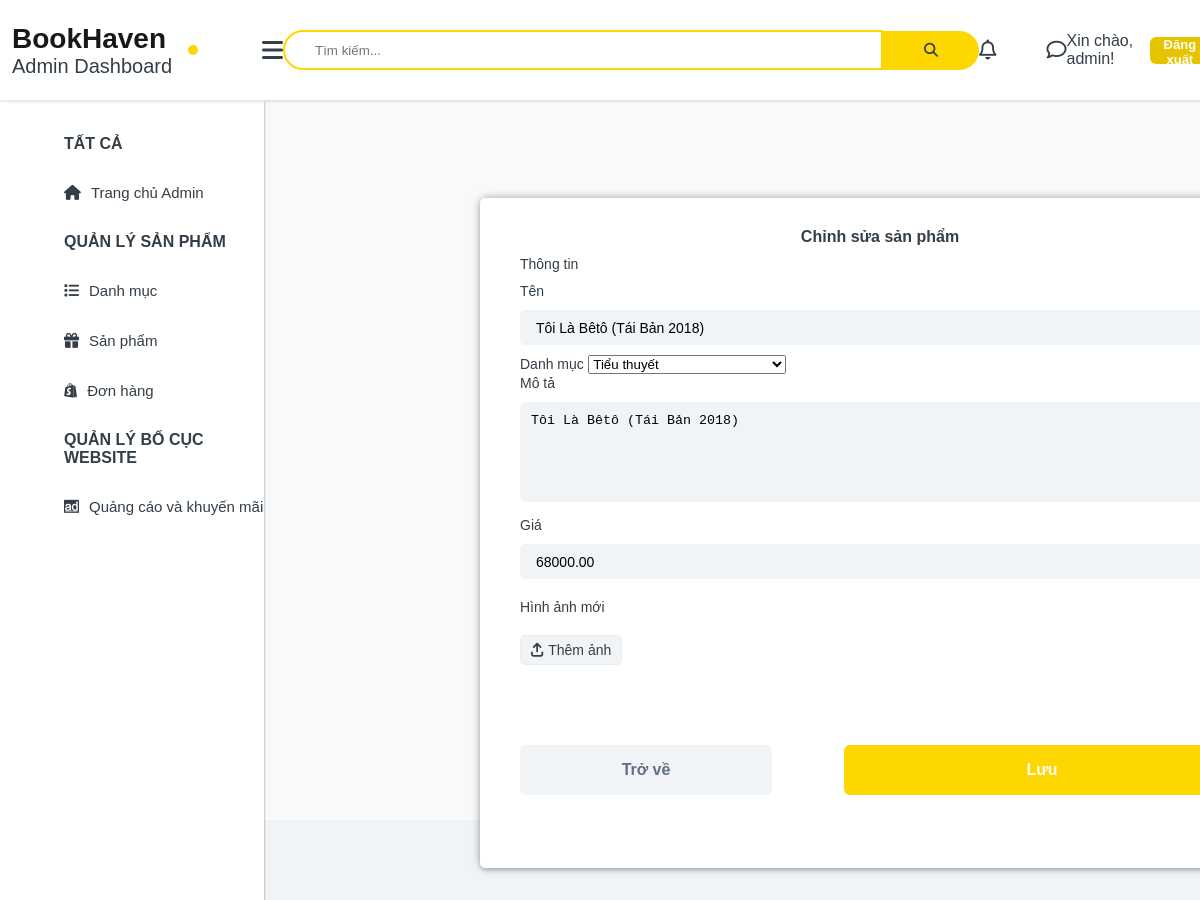
/admin/edit_product.php?id=26 (signed in), run on the app's committed database.
### tables this page shows
CREATE TABLE `books` (
  `ID` int(11) NOT NULL,
  `Title` varchar(100) NOT NULL,
  `Author` varchar(100) NOT NULL,
  `Description` text NOT NULL,
  `Price` decimal(10,2) NOT NULL,
  `CategoryID` int(11) NOT NULL,
  `images_book` varchar(200) NOT NULL,
  `Discount` decimal(10,2) DEFAULT 0.00,
  `CreatedAt` datetime NOT NULL
);

### admin/edit_product.php (the view, shortened to what this page needs)
<?php
include_once "../admin/includes/header-admin.php";
include_once "../admin/includes/sidebar-admin.php";
include_once "../admin/includes/footer-admin.php";
?>
<article>
    <section id="section-quanlysanpham">
        <div class="add-product-container1">
            <?php
            if ($_SERVER['REQUEST_METHOD'] == 'GET' && isset($_GET['id'])) {
                $product_id = $_GET['id'];
                $sql = "SELECT * FROM books WHERE ID = '$product_id'";
                $result = mysqli_query($conn, $sql);
                if (mysqli_num_rows($result) > 0) {
                    $product = mysqli_fetch_assoc($result);
            ?>
            <form id="qlsp-edit-form" action="<?php echo htmlspecialchars($_SERVER["PHP_SELF"]); ?>" method="POST"
                enctype="multipart/form-data">
                <h1>Chỉnh sửa sản phẩm</h1>
                <h2>Thông tin</h2>
                <label for="product_name">Tên</label>
                <input type="text" class="form-control" id="product_name" name="product_name"
                    value="<?php echo $product['Title']; ?>" required>
                <label for="product_slug">Danh mục</label>
                <select name="category_id" id="category_slug">
                    <?php
                    $sql = "SELECT * FROM categories";
                    $result = mysqli_query($conn, $sql);
                    while ($row = mysqli_fetch_assoc($result)) {
                        $selected = ($row['ID'] == $product['CategoryID']) ? 'selected' : '';
                        echo '<option value="' . $row['ID'] . '" ' . $selected . '>' . $row['Name'] . '</option>';
                    }
                    ?>
                </select>
                <br>
                <label for="product_description">Mô tả</label>
                <textarea class="form-control" id="product_description" name="product_description"
                    required><?php echo $product['Description']; ?></textarea>
                <label for="product_price">Giá</label>
                <input type="number" class="form-control" id="price-input" name="product_price"
                    value="<?php echo $product['Price']; ?>" min="1000" required>
                <h2>Hình ảnh mới</h2>
                <label id="choose-file" for="imageInputEdit" class="custom-file-upload"><i
                        class="fa-solid fa-arrow-up-from-bracket"></i>Thêm ảnh</label>
                <div id="imagePreviewContainer-qlsp-edit"></div>
                <div class="btn-edit-or-discard">
                    <button type="button" id="btn-discard-edit" class="btn btn-primary"
                        onclick="cancelEditProducts()">Trở về</button>
                    <button type="submit" id="btn-edit">Lưu</button>
                </div>
            </form>
            <?php
                } else {
                    echo "Không tìm thấy sản phẩm.";
                }
            }
            ?>
        </div>
    </section>
</article>

### admin/assets/css/admin.css (style rules this page uses)
* { margin: 0; padding: 0; box-sizing: border-box; }
body { font-family: 'Poppins', sans-serif; }
html { scroll-behavior: smooth; }
:root { --primary: #3399ff; --secondary: #ebedef; --success: #51cc8a; --danger: #ef376e; --warning: #ffcc00; --info: #747af2; --light: #f0f4f7; --dark: #636f83; --text: #37383B; --white: #ffffff; --bs-blue: #0d6efd; --bs-indigo: #6610f2; --bs-purple: #6f42c1; --bs-pink: #d63384; --bs-red: #dc3545; --bs-orange: #fd7e14; --bs-yellow: #fed700; --bs-green: #198754; --bs-teal: #20c997; --bs-cyan: #0dcaf0; --bs-white: #fff; --bs-gray: #6c757d; --bs-ec-dark: #181818; --bs-ec-dark-body: #d9d9d9; --bs-primary: #fed700; --bs-ec-primary: #fed700; --bs-ec-primary-d: #e7c400; --bs-secondary: #6c757d; --bs-success: #198754; --bs-info: #0dcaf0; --bs-warning: #fed700; --bs-danger: #dc3545; --bs-light: #f8f9fa; --bs-dark: #333e48; --bs-dark1: #F5F5F5; --bs-dark2: #EAEAEA; --bs-dark3: #F8F8F8; --bs-gradient: linear-gradient(180deg, rgba(255, 255, 255, 0.15), rgba(255, 255, 255, 0)); }
article { width: 78%; height: 100vh; background-color: var(--light); position: absolute; top: 100px; right: 0; }
#section-quanlysanpham { width: 100%; height: 90vh; background-color: var(--bs-light); display: flex; justify-content: center; align-items: flex-start; }
.add-product-container1 { position: fixed; top: 22%; left: 40%; width: 800px; height: 670px; z-index: 1000; border-radius: 6px; box-shadow: 0 2px 10px rgba(0, 0, 0, 0.1), 0 -2px 10px rgba(0, 0, 0, 0.1), 2px 0 10px rgba(0, 0, 0, 0.1), -2px 0 10px rgba(0, 0, 0, 0.1); }
#qlsp-edit-form { position: absolute; top: 0; width: 100%; height: 100%; background-color: var(--white); box-shadow: 0 3px 3px rgba(0, 0, 0, 0.1); border-radius: 5px; padding: 30px 40px; }
#qlsp-form h1, #qlsp-edit-form h1 { font-size: 16px; font-weight: 600; text-align: center; color: var(--bs-dark); }
#qlsp-form h2, #qlsp-edit-form h2 { font-size: 14px; font-weight: 500; text-align: left; color: var(--bs-dark); margin: 10px 0px; }
#qlsp-form label, #qlsp-edit-form label { font-size: 14px; font-weight: 400; color: var(--bs-dark); }
#choose-file { margin-top: 10px; }
.custom-file-upload { border: 1px solid var(--secondary); border-radius: 5px; display: inline-block; padding: 6px 10px; cursor: pointer; font-size: 16px; font-weight: bold; text-align: center; vertical-align: middle; background-color: var(--light); transition: all 0.3s; margin-bottom: 10px; }
.custom-file-upload i { margin-right: 5px; }
#qlsp-form input, #qlsp-edit-form input { width: 100%; height: 35px; border-radius: 5px; border: 1px solid var(--light); background-color: var(--light); outline: none; padding-left: 15px; font-size: 14px; margin: 10px 0px; }
#qlsp-form textarea, #qlsp-edit-form textarea { width: 100%; height: 100px; border-radius: 5px; border: 1px solid var(--light); background-color: var(--light); outline: none; padding-top: 10px; padding-left: 10px; margin: 10px 0px; }
.btn-edit-or-discard { color: var(--color-white); font-size: 16px; font-weight: 600; width: 100%; height: 50px; display: flex; justify-content: space-between; align-items: center; margin-top: 10px; }
#btn-discard-edit { background-color: var(--light); border: 1px solid var(--dark); color: var(--dark); font-size: 16px; font-weight: 600; width: 35%; height: 50px; border: none; cursor: pointer; border-radius: 6px; }
#imagePreviewContainer-qlsp-edit { width: 100%; height: 60px; }
#qlsp-edit-form #btn-edit { background-color: var(--bs-ec-primary); color: var(--bs-white); font-size: 16px; font-weight: 600; width: 55%; height: 50px; border: none; cursor: pointer; border-radius: 6px; }

### data on the page
books: product_name "Tôi Là Bêtô (Tái Bản 2018)", product_description "Tôi Là Bêtô (Tái Bản 2018)", product_price "68000.00"

### other printed values
$_SESSION['username'] "admin"
form field category_id "Tiểu thuyết"
